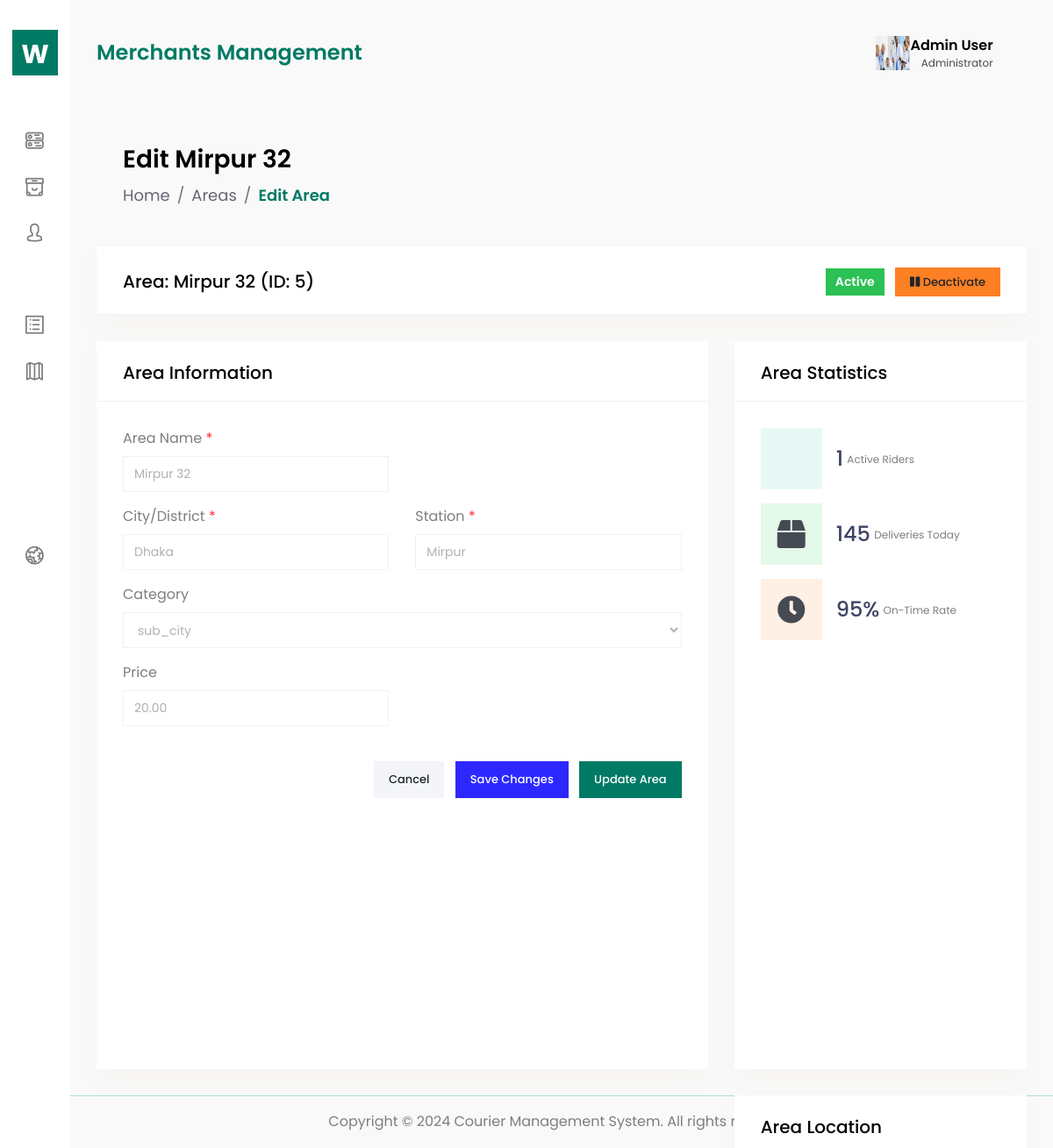
The page /logistics/areas/Mirpur 32/edit/ on the database as committed earlier.
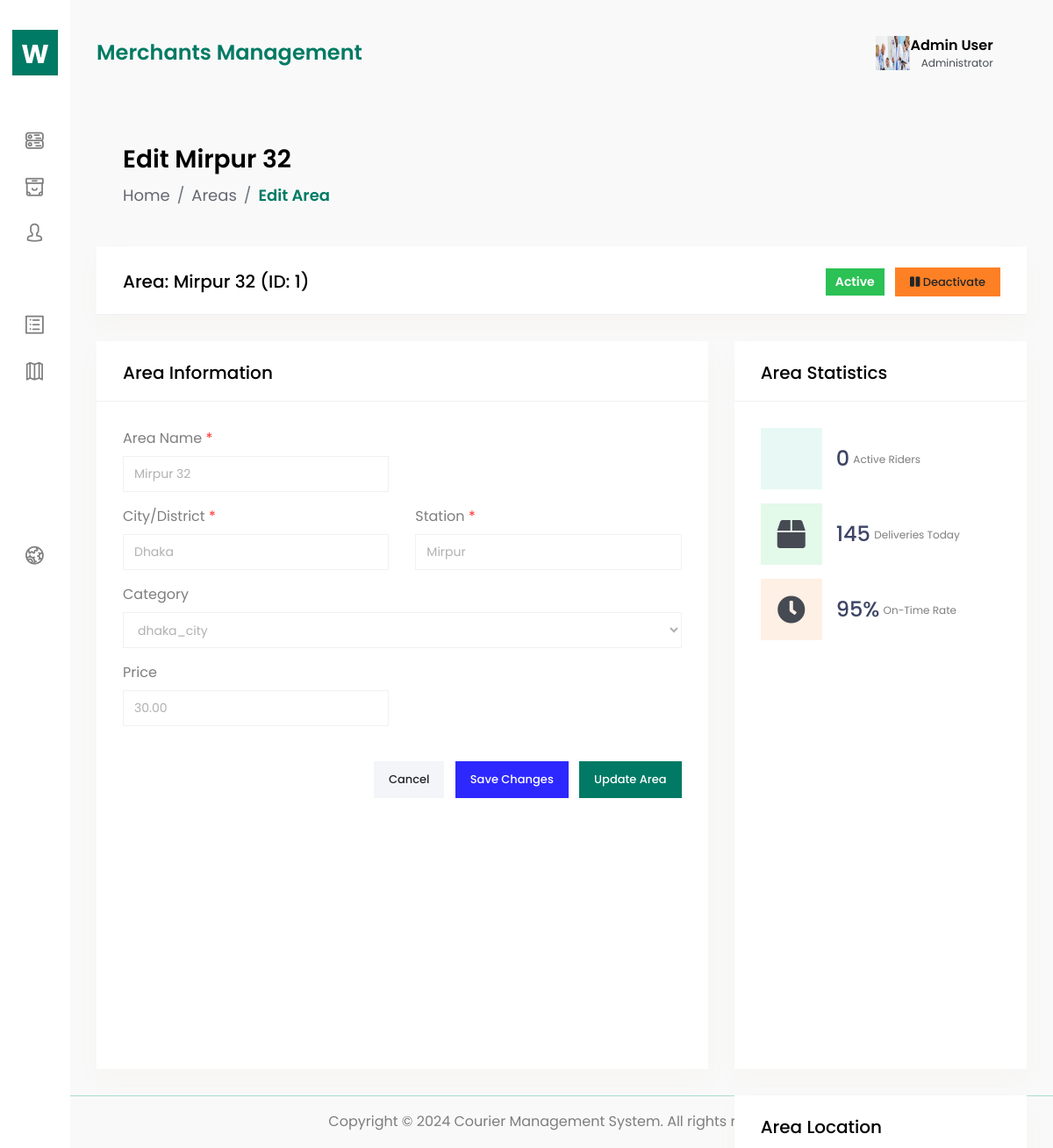
The same page on the database as committed later.
### logistics/models.py (models this page shows, shortened)
class Area(models.Model):
    area_id=models.AutoField(primary_key=True)
    area_name=models.CharField(max_length=100)
    area_district=models.CharField(max_length=20,null=True,blank=True)
    area_station=models.CharField(max_length=50, null=True,blank=True)
    area_price=models.DecimalField(max_digits=20, decimal_places=2)
    area_category=models.CharField(max_length=50, choices=[("dhaka_city","dhaka_city"),("sub-city","sub_city"),("outside_dhaka","outside_dhaka"),], default="sub-city")

### logistics/views.py (the view)
# urls.py: path('areas/<str:area_name>/edit/', views.edit_area, name="edit_area"),
def edit_area(request, area_name):
    areas = (
        Area.objects.annotate(
            soldier_count=Count("deliverysoldier")
        )
        .prefetch_related(
            Prefetch("deliverysoldier_set", queryset=DeliverySoldier.objects.all())
        )
        .filter(area_name=area_name)
        .first()
    )
    if not areas:
        return render(request, "404.html", status=404)
    if request.method == "POST":
        form = AreaEditForm(request.POST, instance=areas)
        if form.is_valid():
            form.save()
            return redirect("detail_area", area_name=areas.area_name)
    else:
        form = AreaEditForm(instance=areas)
    stats = {
        "total_soldiers": areas.deliverysoldier_set.filter(status="active").count(),
        "deliveries_today": 145,   # replace with real logic
        "on_time_rate": "95%",     # replace with real logic
    }
    return render(
        request,
        "logistics/area-edit.html",
        {"form": form, "areas": areas, "stats": stats},
    )

### logistics/forms.py
class AreaEditForm(forms.ModelForm):
    class Meta:
        model= Area
        fields = ["area_name", "area_district", "area_station", "area_category", "area_price"]
        widgets = {
            "area_name": forms.TextInput(attrs={"class": "form-control", "placeholder": "Enter area name"}),
            "area_district": forms.TextInput(attrs={"class": "form-control", "placeholder": "Enter district"}),
            "area_station": forms.TextInput(attrs={"class": "form-control", "placeholder": "Enter station"}),
            "area_category": forms.Select(attrs={ "class": "form-control",}),
            "area_price": forms.NumberInput(attrs={"class": "form-control", "placeholder": "Enter delivery price"}),
        }

### logistics/templates/logistics/area-edit.html (shortened to what the changed rows need)
{%extends 'base.html'%}
{%block content%}
<div class="content-body">
            <div class="container-fluid">
                <div class="row page-titles mx-0">
                    <div class="col-sm-6 p-md-0">
                        <div class="welcome-text">
                            <h4>Edit {{ areas.area_name}}</h4>
                        </div>
                    </div>
                </div>
                <div class="row">
                    <div class="col-xl-12">
                        <div class="card">
                            <div class="card-header">
                                <h4 class="card-title">Area: {{areas.area_name}} (ID: {{areas.area_id}})</h4>
                                <div class="card-action">
                                    <span class="badge badge-success">Active</span>
                                    <button type="button" class="btn btn-sm btn-warning ml-2" id="deactivate-area">
                                    </button>
                                </div>
                            </div>
                        </div>
                    </div>
                </div>
                <div class="row">
                    <div class="col-xl-8">
                        <div class="card">
                            <div class="card-body">
                                <form method="POST">
                                    <div class="row">
                                        <div class="col-md-6">
                                            <div class="form-group">
                                                <label class="text-label">Area Name <span class="text-danger">*</span></label>
                                                <input type="text" class="form-control" name='area_name' value="{{areas.area_name}}" required>
                                            </div>
                                        </div>
                                    </div>
                                    <div class="row">
                                        <div class="col-md-6">
                                            <div class="form-group">
                                                <label class="text-label">City/District <span class="text-danger">*</span></label>
                                                <input type="text" class="form-control" name='area_district' value="{{areas.area_district}}" required>
                                            </div>
                                        </div>
                                        <div class="col-md-6">
                                            <div class="form-group">
                                                <label class="text-label">Station <span class="text-danger">*</span></label>
                                                <input type="text" class="form-control" name='area_station' value="{{areas.area_station}}" required>
                                            </div>
                                        </div>
                                    </div>
                                    <div class="row">
                                        <div class="col-md-12">
                                            <div class="form-group">
                                                <label class="text-label">Category</label>
                                                {{form.area_category}}
                                            </div>
                                        </div>
                                    </div>
                                    <div class="row">
                                        <div class="col-md-6">
                                            <div class="form-group">
                                                <label class="text-label">Price</label>
                                                <input type="text" class="form-control" name="area_price" value="{{areas.area_price}}">
                                            </div>
                                        </div>
                                    </div>
                                </form>
                            </div>
                        </div>
                    </div>
                    <div class="col-xl-4">
                        <div class="card">
                            <div class="card-body">
                                <div class="widget-stat mb-3">
                                    <div class="media">
                                        <div class="media-body">
                                            <h4 class="mb-0">{{stats.total_soldiers}}</h4>
                                            <small>Active Riders</small>
                                        </div>
                                    </div>
                                </div>
                            </div>
                        </div>
                    </div>
                </div>
            </div>
        </div>
        {%endblock%}

Rows that differ between the two databases and show on the page:
removed Area: area_name "Mirpur 32", area_id "5", area_district "Dhaka", area_station "Mirpur", area_category "sub_city", area_price "20.00"
added Area: area_name "Mirpur 32", area_id "1", area_district "Dhaka", area_station "Mirpur", area_category "dhaka_city", area_price "30.00"
Other text that changed with them:
{{ stats.total_soldiers }}: "1" → "0"
